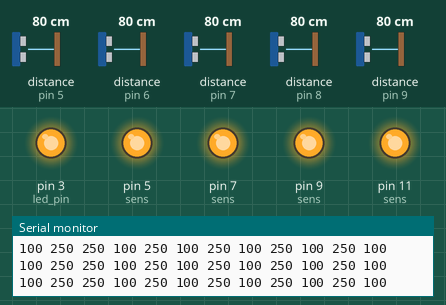
Recording of a sketch running on a simulated Arduino Uno, built with avr-gcc and run on an emulated ATmega328P. Shown: output pins drawn as LEDs (lit = HIGH), the last lines printed to the serial monitor. The inputs (shaded band) are chosen by the test bench; at power-on: distance to the obstacle (sensors on pin 5, pin 6, pin 7, pin 8, pin 9) 80 cm.

Above: at 2.2 s.
2.3 s: distance to the obstacle (sensor on pin 5) set to 20 cm
5.3 s: distance to the obstacle (sensor on pin 5) set to 16 cm
At 6.6 s:
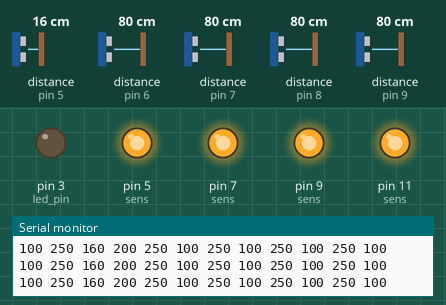
6.9 s: distance to the obstacle (sensor on pin 6) set to 20 cm
9.9 s: distance to the obstacle (sensor on pin 6) set to 16 cm
At 11.1 s:
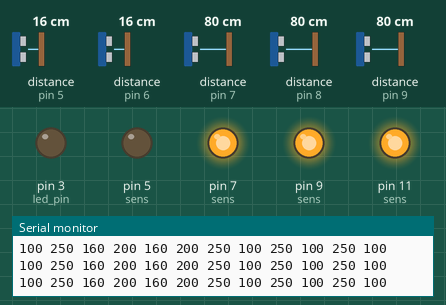
11.4 s: distance to the obstacle (sensor on pin 7) set to 20 cm
14.4 s: distance to the obstacle (sensor on pin 7) set to 16 cm
At 14.7 s:
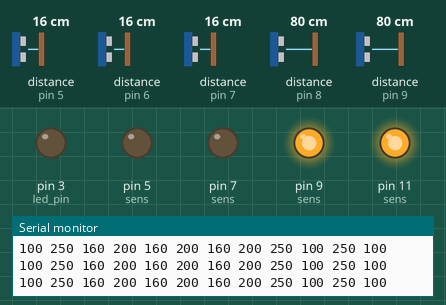
Timing chart, 0 to 16.9 s (numbered marks = the images above; inputs shaded):
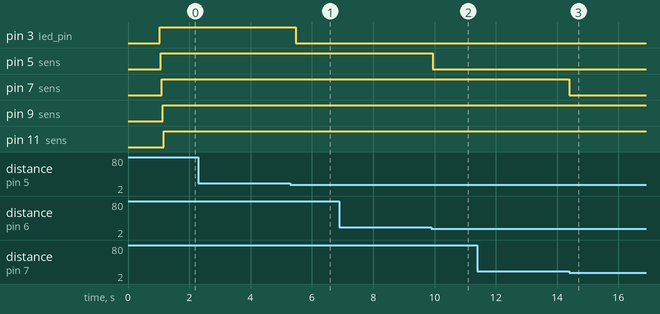

The sketch:

street_lamp.ino
```cpp
#include <Wire.h>
#include <VL53L0X.h>

#define SEN_NUM 5
#define LED_KEEP 200

struct dev_t {
  uint8_t en_pin;
  uint8_t led_pin;
  uint8_t check;
  unsigned long time_cnt;
  VL53L0X sensor;
} sens[SEN_NUM] = {
  {.en_pin =  2, .led_pin =  3,},
  {.en_pin =  4, .led_pin =  5,},
  {.en_pin =  6, .led_pin =  7,},
  {.en_pin =  8, .led_pin =  9,},
  {.en_pin = 10, .led_pin = 11,},
};

void setup()
{
  Serial.begin(115200);

  for (uint8_t i = 0; i < SEN_NUM; i++) {
    pinMode( sens[i].en_pin, OUTPUT );
    pinMode( sens[i].en_pin, HIGH );

    pinMode( sens[i].led_pin, OUTPUT );
    pinMode( sens[i].led_pin, HIGH );

    sens[i].check = 0;
    sens[i].time_cnt = 0;
  }

  Wire.begin();
  Wire.setClock(200000);

  _delay_ms(1000);

  for (uint8_t i = 0; i < SEN_NUM; i++) {
    pinMode( sens[i].en_pin, LOW );
    sens[i].sensor.setTimeout(50);

    if (!sens[i].sensor.init()) {
      Serial.print("Failed to detect and initialize sensor: ");
      Serial.print(i);
      Serial.println(" ");
      continue;
    }

    uint8_t addr = sens[i].sensor.getAddress();
    sens[i].sensor.setAddress(addr+i+SEN_NUM);
    sens[i].check = 1;

    Serial.print("addr:");
    Serial.print(addr);
    Serial.print(" -> ");
    Serial.println(addr+i+SEN_NUM);

    // Start continuous back-to-back mode (take readings as
    // fast as possible).  To use continuous timed mode
    // instead, provide a desired inter-measurement period in
    // ms (e.g. sensor.startContinuous(100)).
    sens[i].sensor.startContinuous();
  }
}

void loop()
{
  int min = 100, max = 250;
  // Serial.print("min: ");
  Serial.print(min);
  Serial.print(" ");

  // Serial.print("max: ");
  Serial.print(max);
  Serial.print(" ");

  for (uint8_t i = 0; i < SEN_NUM; i++) {
    if (sens[i].check != 1)
      continue;

    // Serial.print("Dis: ");
    uint16_t data = sens[i].sensor.readRangeContinuousMillimeters();
    // Serial.print("mm");
    if (sens[i].sensor.timeoutOccurred()) { Serial.print(" TIMEOUT"); }

    if (data > 250) {
      data = 250;
    } else if (data < 100) {
      data = 100;
    }

    // Serial.print("data: ");
    Serial.print(data);
    Serial.print(" ");

    // Serial.print("flag: ");
    if (data < 180) {
      Serial.print("200 ");
      sens[i].time_cnt = millis();
      digitalWrite( sens[i].led_pin, LOW );
    } else {
      Serial.print("100 ");
    }

    unsigned long ms = millis();
    if (ms - sens[i].time_cnt > LED_KEEP) {
      digitalWrite( sens[i].led_pin, HIGH );
    }
  }

  Serial.println();

  _delay_ms(10);
}
```

Measured:
- the behaviour switches between 18 and 17 cm on distance to the obstacle (sensor on pin 5) (found by bisection; images 0 and 1)
- the behaviour switches between 18 and 17 cm on distance to the obstacle (sensor on pin 6) (found by bisection; images 1 and 2)
- the behaviour switches between 18 and 17 cm on distance to the obstacle (sensor on pin 7) (found by bisection; images 2 and 3)
- after the input at 5.3 s, pin 3 (led_pin): HIGH → LOW after 0.17 s
- after the input at 9.9 s, pin 5 (sens): HIGH → LOW at once
- after the input at 14.4 s, pin 7 (sens): HIGH → LOW at once
